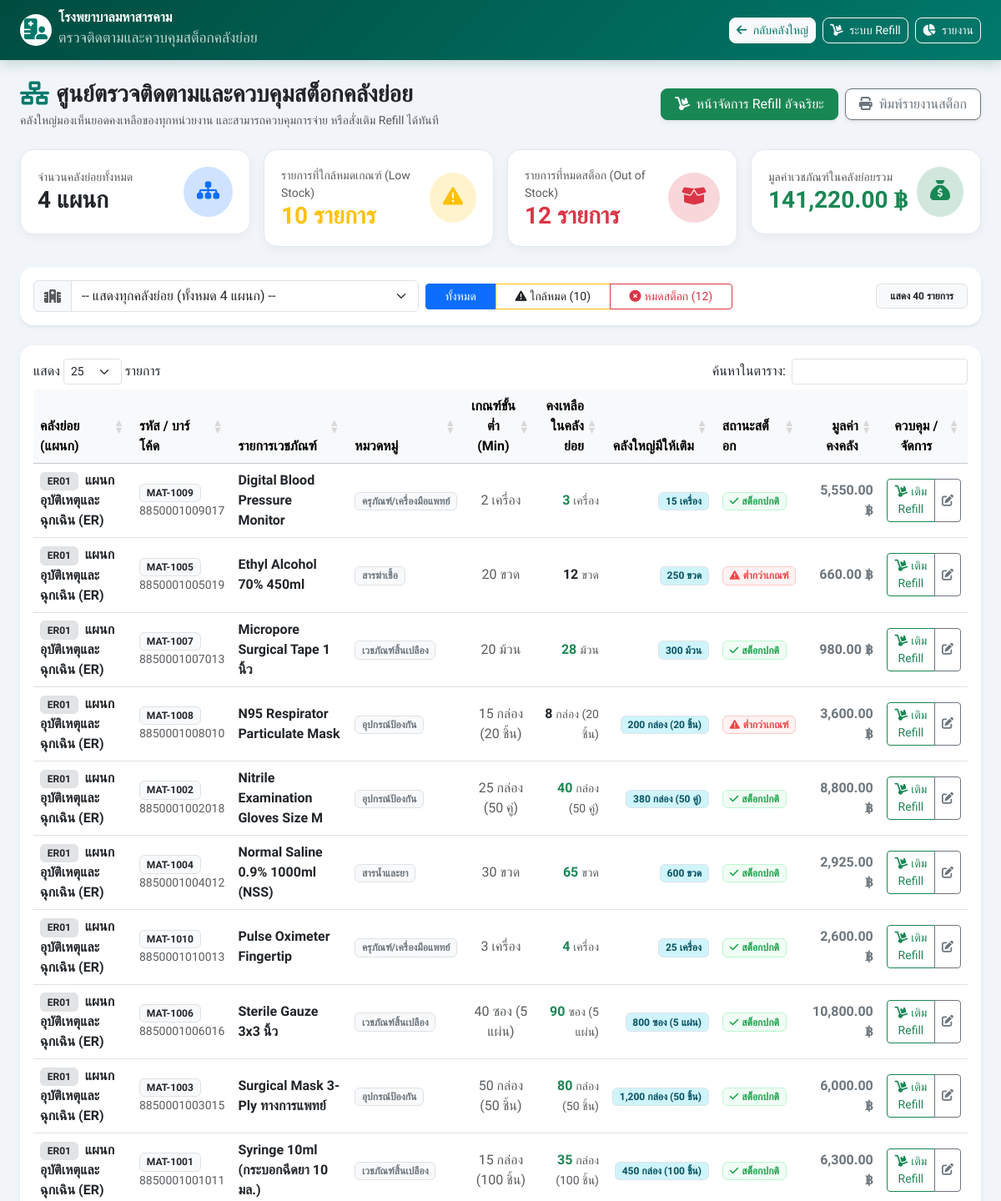
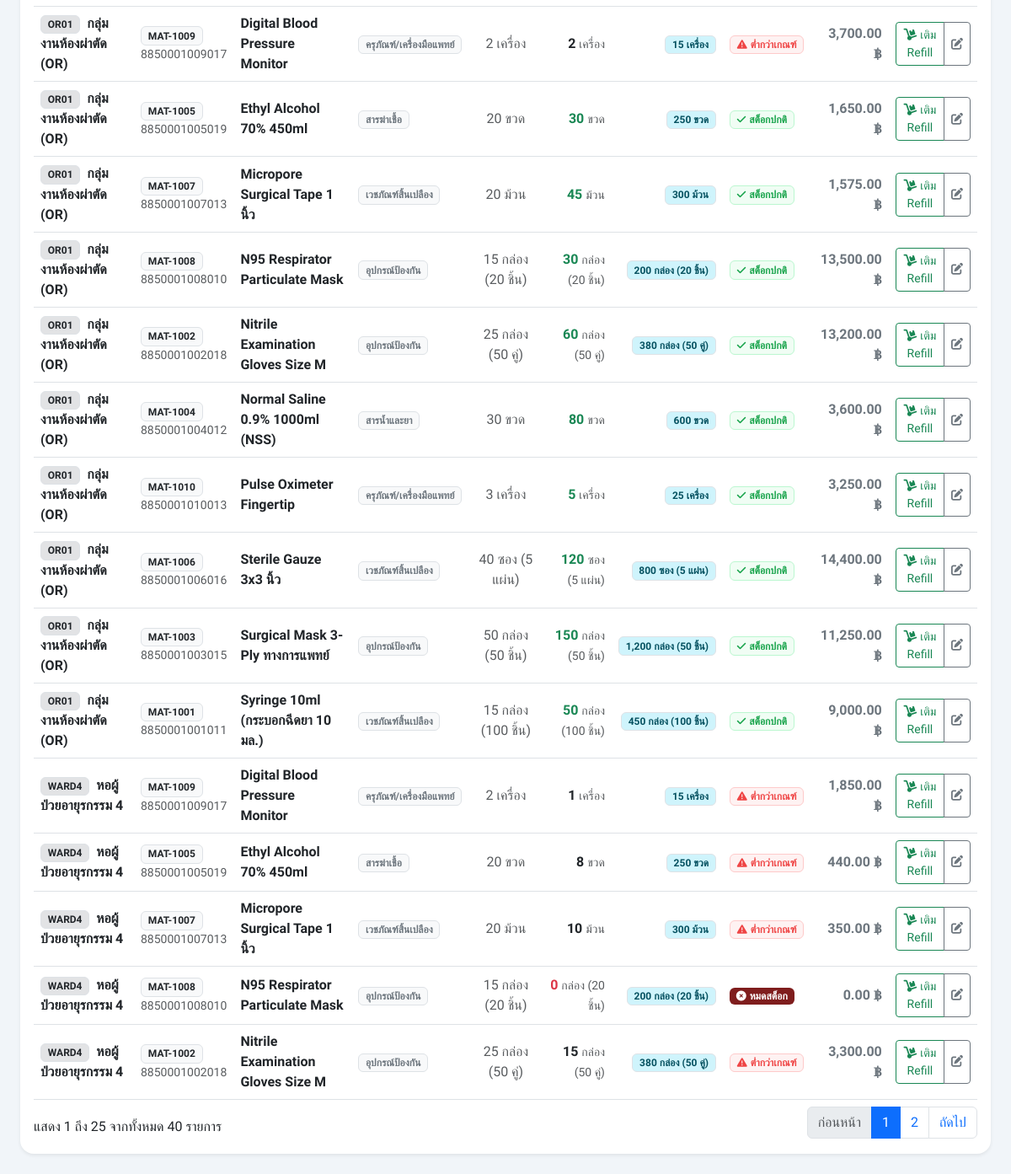
The app's page /admin/subunits_stock.php (signed in) with its own data (2 pictures, top to bottom).
### tables this page shows
CREATE TABLE `units` (
    `unit_id` INT AUTO_INCREMENT PRIMARY KEY,
    `unit_code` VARCHAR(50) NOT NULL UNIQUE,
    `unit_name` VARCHAR(150) NOT NULL,
    `phone` VARCHAR(50) DEFAULT NULL,
    `location` VARCHAR(150) DEFAULT NULL,
    `created_at` TIMESTAMP DEFAULT CURRENT_TIMESTAMP
);

CREATE TABLE `materials` (
    `material_id` INT AUTO_INCREMENT PRIMARY KEY,
    `material_code` VARCHAR(100) NOT NULL UNIQUE,
    `barcode` VARCHAR(100) NULL,
    `material_name` VARCHAR(200) NOT NULL,
    `category` VARCHAR(100) DEFAULT 'เวชภัณฑ์สิ้นเปลือง',
    `unit_unit` VARCHAR(50) NOT NULL DEFAULT 'ชิ้น',
    `unit_price` DECIMAL(10,2) NOT NULL DEFAULT 0.00,
    `supplier` VARCHAR(150) NULL DEFAULT 'องค์การเภสัชกรรม (GPO)',
    `lot_no` VARCHAR(100) NULL,
    `exp_date` DATE NULL,
    `min_stock` INT DEFAULT 10,
    `description` TEXT NULL,
    `created_at` TIMESTAMP DEFAULT CURRENT_TIMESTAMP
);

### config.php (called while the page is built, shortened)
<?php
function h($string) {
    return htmlspecialchars($string ?? '', ENT_QUOTES, 'UTF-8');
}
    ?>

### admin/subunits_stock.php (the view, shortened to what this page needs)
<?php
require_once __DIR__ . '/../config.php';
$selected_unit_id = isset($_GET['unit_id']) ? (int)$_GET['unit_id'] : 0;
$filter_status = $_GET['status'] ?? 'all';
$sub_units = $pdo->query("SELECT * FROM units WHERE unit_id != 1 ORDER BY unit_id ASC")->fetchAll();
$query = "
    SELECT u.unit_id, u.unit_code, u.unit_name, u.location,
           m.material_id, m.material_code, m.barcode, m.material_name, m.category, m.unit_unit, m.min_stock, m.unit_price,
           COALESCE(us.quantity, 0) AS unit_stock,
           COALESCE(c_us.quantity, 0) AS central_stock
    FROM units u
    CROSS JOIN materials m
    LEFT JOIN unit_stocks us ON u.unit_id = us.unit_id AND m.material_id = us.material_id
    LEFT JOIN unit_stocks c_us ON c_us.unit_id = 1 AND m.material_id = c_us.material_id
    WHERE u.unit_id != 1
";
$params = [];
$query .= " ORDER BY u.unit_id ASC, m.material_name ASC";
$stmt = $pdo->prepare($query);
$stmt->execute($params);
$raw_stocks = $stmt->fetchAll();
$stock_rows = [];
$low_stock_count = 0;
$empty_stock_count = 0;
$total_subunit_value = 0;
foreach ($raw_stocks as $row) {
    $qty = (int)$row['unit_stock'];
    $min = (int)$row['min_stock'];
    $val = $qty * (float)$row['unit_price'];
    $total_subunit_value += $val;
    if ($qty === 0) {
        $empty_stock_count++;
    } elseif ($qty <= $min) {
        $low_stock_count++;
    }
    $stock_rows[] = $row;
}
?>
<!DOCTYPE html>
<html lang="th">
<head>
    <link href="https://cdn.jsdelivr.net/npm/bootstrap@5.3.2/dist/css/bootstrap.min.css" rel="stylesheet">
    <link href="https://cdnjs.cloudflare.com/ajax/libs/font-awesome/6.5.1/css/all.min.css" rel="stylesheet">
    <link href="https://cdn.datatables.net/1.13.7/css/dataTables.bootstrap5.min.css" rel="stylesheet">
</head>
<body>
<nav class="navbar navbar-expand-lg navbar-dark navbar-mhk sticky-top py-2">
    <div class="container-fluid px-lg-4">
        <a class="navbar-brand d-flex align-items-center" href="dashboard.php">
            <span class="bg-white text-success rounded-circle p-2 me-2 d-inline-flex align-items-center justify-content-center" style="width: 38px; height: 38px;">
                <i class="fa-solid fa-hospital-user fa-lg" style="color: #00796b;"></i>
            </span>
            <div>
                <span class="fw-bold d-block lh-1 fs-6 fs-md-5">โรงพยาบาลมหาสารคาม</span>
                <span class="small opacity-75 fs-7">ตรวจติดตามและควบคุมสต็อกคลังย่อย</span>
            </div>
        </a>
        <div class="d-flex align-items-center gap-2">
            <a href="dashboard.php" class="btn btn-sm btn-light text-teal fw-medium rounded-3" style="color: #00796b;">
                <i class="fa-solid fa-arrow-left me-1"></i> กลับคลังใหญ่
            </a>
            <a href="refill.php" class="btn btn-sm btn-outline-light rounded-3">
                <i class="fa-solid fa-dolly me-1"></i> ระบบ Refill
            </a>
            <a href="reports.php" class="btn btn-sm btn-outline-light rounded-3">
                <i class="fa-solid fa-chart-pie me-1"></i> รายงาน
            </a>
        </div>
    </div>
</nav>
<div class="container-fluid py-4 px-lg-4">
    <div class="d-flex flex-column flex-md-row justify-content-between align-items-md-center gap-3 mb-4">
        <div>
            <h3 class="fw-bold text-dark mb-1">
                <i class="fa-solid fa-network-wired text-teal me-2" style="color: #00796b;"></i>ศูนย์ตรวจติดตามและควบคุมสต็อกคลังย่อย
            </h3>
            <p class="text-muted small mb-0">คลังใหญ่มองเห็นยอดคงเหลือของทุกหน่วยงาน และสามารถควบคุมการจ่าย หรือสั่งเติม Refill ได้ทันที</p>
        </div>
        <div class="d-flex gap-2">
            <a href="refill.php" class="btn btn-success rounded-3 shadow-sm px-3">
                <i class="fa-solid fa-dolly me-1"></i> หน้าจัดการ Refill อัจฉริยะ
            </a>
            <button class="btn btn-outline-secondary bg-white rounded-3 shadow-sm px-3" onclick="window.print();">
                <i class="fa-solid fa-print me-1"></i> พิมพ์รายงานสต็อก
            </button>
        </div>
    </div>
    <div class="row g-3 mb-4">
        <div class="col-sm-6 col-xl-3">
            <div class="stat-card d-flex align-items-center justify-content-between">
                <div>
                    <span class="text-muted small d-block">จำนวนคลังย่อยทั้งหมด</span>
                    <h3 class="fw-bold text-dark mb-0"><?= count($sub_units) ?> แผนก</h3>
                </div>
                <div class="bg-primary-subtle text-primary p-3 rounded-circle">
                    <i class="fa-solid fa-sitemap fs-4"></i>
                </div>
            </div>
        </div>
        <div class="col-sm-6 col-xl-3">
            <div class="stat-card d-flex align-items-center justify-content-between">
                <div>
                    <span class="text-muted small d-block">รายการที่ใกล้หมดเกณฑ์ (Low Stock)</span>
                    <h3 class="fw-bold text-warning mb-0"><?= number_format($low_stock_count) ?> รายการ</h3>
                </div>
                <div class="bg-warning-subtle text-warning p-3 rounded-circle">
                    <i class="fa-solid fa-triangle-exclamation fs-4"></i>
                </div>
            </div>
        </div>
        <div class="col-sm-6 col-xl-3">
            <div class="stat-card d-flex align-items-center justify-content-between">
                <div>
                    <span class="text-muted small d-block">รายการที่หมดสต็อก (Out of Stock)</span>
                    <h3 class="fw-bold text-danger mb-0"><?= number_format($empty_stock_count) ?> รายการ</h3>
                </div>
                <div class="bg-danger-subtle text-danger p-3 rounded-circle">
                    <i class="fa-solid fa-box-open fs-4"></i>
                </div>
            </div>
        </div>
        <div class="col-sm-6 col-xl-3">
            <div class="stat-card d-flex align-items-center justify-content-between">
                <div>
                    <span class="text-muted small d-block">มูลค่าเวชภัณฑ์ในคลังย่อยรวม</span>
                    <h3 class="fw-bold text-success mb-0"><?= number_format($total_subunit_value, 2) ?> ฿</h3>
                </div>
                <div class="bg-success-subtle text-success p-3 rounded-circle">
                    <i class="fa-solid fa-sack-dollar fs-4"></i>
                </div>
            </div>
        </div>
    </div>
    <div class="card border-0 shadow-sm rounded-4 p-3 mb-4 bg-white">
        <form method="GET" class="row g-2 align-items-center">
            <div class="col-md-5">
                <div class="input-group">
                    <span class="input-group-text bg-light text-muted"><i class="fa-solid fa-hospital"></i></span>
                    <select name="unit_id" class="form-select" onchange="this.form.submit()">
                        <option value="0">-- แสดงทุกคลังย่อย (ทั้งหมด <?= count($sub_units) ?> แผนก) --</option>
                    </select>
                </div>
            </div>
            <div class="col-md-4">
                <div class="btn-group w-100" role="group">
                    <a href="?unit_id=<?= $selected_unit_id ?>&status=all" class="btn btn-sm <?= $filter_status === 'all' ? 'btn-primary' : 'btn-outline-secondary' ?>">
                        ทั้งหมด
                    </a>
                    <a href="?unit_id=<?= $selected_unit_id ?>&status=low" class="btn btn-sm <?= $filter_status === 'low' ? 'btn-warning text-dark' : 'btn-outline-warning text-dark' ?>">
                        <i class="fa-solid fa-triangle-exclamation me-1"></i>ใกล้หมด (<?= $low_stock_count ?>)
                    </a>
                    <a href="?unit_id=<?= $selected_unit_id ?>&status=empty" class="btn btn-sm <?= $filter_status === 'empty' ? 'btn-danger' : 'btn-outline-danger' ?>">
                        <i class="fa-solid fa-circle-xmark me-1"></i>หมดสต็อก (<?= $empty_stock_count ?>)
                    </a>
                </div>
            </div>
            <div class="col-md-3 text-md-end">
                <span class="badge bg-light text-dark border px-3 py-2">
                    แสดง <?= count($stock_rows) ?> รายการ
                </span>
            </div>
        </form>
    </div>
    <div class="card border-0 shadow-sm rounded-4 bg-white overflow-hidden">
        <div class="table-responsive p-3">
            <table class="table table-hover align-middle mb-0" id="subunitTable">
                <thead class="table-light">
                    <tr>
                        <th>คลังย่อย (แผนก)</th>
                        <th>รหัส / บาร์โค้ด</th>
                        <th>รายการเวชภัณฑ์</th>
                        <th>หมวดหมู่</th>
                        <th class="text-center">เกณฑ์ขั้นต่ำ (Min)</th>
                        <th class="text-end">คงเหลือในคลังย่อย</th>
                        <th class="text-end">คลังใหญ่มีให้เติม</th>
                        <th>สถานะสต็อก</th>
                        <th class="text-end">มูลค่าคงคลัง</th>
                        <th class="text-center">ควบคุม / จัดการ</th>
                    </tr>
                </thead>
                <tbody>
                    <?php if (empty($stock_rows)): ?>
                        <tr>
                            <td colspan="10" class="text-center py-5 text-muted">
                                <i class="fa-solid fa-box-open fs-2 d-block mb-2 text-secondary opacity-50"></i>
                                ไม่พบรายการเวชภัณฑ์ตามเงื่อนไขที่เลือก
                            </td>
                        </tr>
                    <?php else: ?>
                        <?php foreach ($stock_rows as $sr):
                            $u_qty = (int)$sr['unit_stock'];
                            $c_qty = (int)$sr['central_stock'];
                            $min   = (int)$sr['min_stock'];
                            $val   = $u_qty * (float)$sr['unit_price'];
                        ?>
                            <tr>
                                <td>
                                    <span class="badge bg-secondary-subtle text-dark border me-1"><?= h($sr['unit_code']) ?></span>
                                    <span class="fw-semibold text-dark"><?= h($sr['unit_name']) ?></span>
                                </td>
                                <td>
                                    <span class="badge bg-light text-dark border"><?= h($sr['material_code']) ?></span>
                                    <?php if (!empty($sr['barcode']) && $sr['barcode'] !== $sr['material_code']): ?>
                                        <small class="text-muted d-block"><?= h($sr['barcode']) ?></small>
                                    <?php endif; ?>
                                </td>
                                <td class="fw-semibold text-dark"><?= h($sr['material_name']) ?></td>
                                <td><span class="badge bg-light text-secondary border"><?= h($sr['category']) ?></span></td>
                                <td class="text-center text-muted"><?= number_format($min) ?> <?= h($sr['unit_unit']) ?></td>
                                <td class="text-end">
                                    <span class="fw-bold fs-6 <?= $u_qty === 0 ? 'text-danger' : ($u_qty <= $min ? 'text-warning text-dark' : 'text-success') ?>">
                                        <?= number_format($u_qty) ?>
                                    </span>
                                    <small class="text-muted"><?= h($sr['unit_unit']) ?></small>
                                </td>
                                <td class="text-end">
                                    <span class="badge <?= $c_qty > 0 ? 'bg-info-subtle text-info-emphasis border' : 'bg-light text-muted' ?>">
                                        <?= number_format($c_qty) ?> <?= h($sr['unit_unit']) ?>
                                    </span>
                                </td>
                                <td>
                                    <?php if ($u_qty === 0): ?>
                                        <span class="badge badge-empty-stock">
                                            <i class="fa-solid fa-circle-xmark me-1"></i>หมดสต็อก
                                        </span>
                                    <?php elseif ($u_qty <= $min): ?>
                                        <span class="badge badge-low-stock">
                                            <i class="fa-solid fa-triangle-exclamation me-1"></i>ต่ำกว่าเกณฑ์
                                        </span>
                                    <?php else: ?>
                                        <span class="badge badge-ok-stock">
                                            <i class="fa-solid fa-check me-1"></i>สต็อกปกติ
                                        </span>
                                    <?php endif; ?>
                                </td>
                                <td class="text-end fw-semibold text-secondary">
                                    <?= number_format($val, 2) ?> ฿
                                </td>
                                <td class="text-center">
                                    <div class="btn-group btn-group-sm">
                                        <button type="button" class="btn btn-outline-success"
                                                title="สั่ง Refill เติมเวชภัณฑ์ให้คลังย่อยนี้"
                                                onclick="openRefillModal(<?= $sr['unit_id'] ?>, '<?= h(addslashes($sr['unit_name'])) ?>', <?= $sr['material_id'] ?>, '<?= h(addslashes($sr['material_name'])) ?>', <?= $c_qty ?>, <?= $min ?>, <?= $u_qty ?>, '<?= h($sr['unit_unit']) ?>')">
                                            <i class="fa-solid fa-dolly me-1"></i>เติม Refill
                                        </button>
                                        <button type="button" class="btn btn-outline-secondary"
                                                title="ปรับยอดสต็อกคลังย่อย"
                                                onclick="openAdjustModal(<?= $sr['unit_id'] ?>, '<?= h(addslashes($sr['unit_name'])) ?>', <?= $sr['material_id'] ?>, '<?= h(addslashes($sr['material_name'])) ?>', <?= $u_qty ?>, '<?= h($sr['unit_unit']) ?>')">
                                            <i class="fa-solid fa-pen-to-square"></i>
                                        </button>
                                    </div>
                                </td>
                            </tr>
                        <?php endforeach; ?>
                    <?php endif; ?>
                </tbody>
            </table>
        </div>
    </div>
</div>
</body>
</html>

### admin/subunits_stock.php (style rules this page uses)
:root { --mhk-primary: #00796b; --mhk-primary-dark: #004d40; }
body { font-family: 'Sarabun', sans-serif; background-color: #f1f5f9; color: #1e293b; }
h1, h2, h3, h4, h5, .nav-link, .btn { font-family: 'Prompt', sans-serif; }
.navbar-mhk { background: linear-gradient(135deg, var(--mhk-primary-dark) 0%, var(--mhk-primary) 100%); box-shadow: 0 4px 15px rgba(0, 77, 64, 0.2); }
.stat-card { background: #ffffff; border-radius: 16px; padding: 20px; box-shadow: 0 4px 12px rgba(0,0,0,0.04); border: 1px solid #e2e8f0; }
.badge-low-stock { background-color: #fef2f2; color: #ef4444; border: 1px solid #fecaca; }
.badge-empty-stock { background-color: #7f1d1d; color: #ffffff; }
.badge-ok-stock { background-color: #f0fdf4; color: #16a34a; border: 1px solid #bbf7d0; }

### records on screen
units: unit_code "ER01", unit_name "แผนกอุบัติเหตุและฉุกเฉิน (ER)", materials.material_code "MAT-1009", materials.barcode "8850001009017", materials.material_name "Digital Blood Pressure Monitor", materials.category "ครุภัณฑ์/เครื่องมือแพทย์", materials.min_stock "2", materials.unit_unit "เครื่อง", u_qty "3", c_qty "15", shows "สต็อกปกติ", val "5,550.00", materials.material_code "MAT-1005", materials.barcode "8850001005019", materials.material_name "Ethyl Alcohol 70% 450ml", materials.category "สารฆ่าเชื้อ", materials.min_stock "20", materials.unit_unit "ขวด", u_qty "12", c_qty "250", val "660.00", materials.material_code "MAT-1007", materials.barcode "8850001007013", materials.material_name "Micropore Surgical Tape 1 นิ้ว", materials.category "เวชภัณฑ์สิ้นเปลือง", materials.unit_unit "ม้วน", u_qty "28", c_qty "300", val "980.00", materials.material_code "MAT-1008", materials.barcode "8850001008010", materials.material_name "N95 Respirator Particulate Mask", materials.category "อุปกรณ์ป้องกัน", materials.min_stock "15", materials.unit_unit "กล่อง (20 ชิ้น)", u_qty "8", c_qty "200", val "3,600.00", materials.material_code "MAT-1002", materials.barcode "8850001002018", materials.material_name "Nitrile Examination Gloves Size M", materials.min_stock "25", materials.unit_unit "กล่อง (50 คู่)", u_qty "40", c_qty "380", val "8,800.00", materials.material_code "MAT-1004", materials.barcode "8850001004012", materials.material_name "Normal Saline 0.9% 1000ml (NSS)", materials.category "สารน้ำและยา", materials.min_stock "30", u_qty "65", c_qty "600", val "2,925.00", materials.material_code "MAT-1010", materials.barcode "8850001010013", materials.material_name "Pulse Oximeter Fingertip", materials.min_stock "3", u_qty "4", c_qty "25", val "2,600.00", materials.material_code "MAT-1006", materials.barcode "8850001006016", materials.material_name "Sterile Gauze 3x3 นิ้ว", materials.min_stock "40", materials.unit_unit "ซอง (5 แผ่น)", u_qty "90", c_qty "800", val "10,800.00", materials.material_code "MAT-1003", materials.barcode "8850001003015", materials.material_name "Surgical Mask 3-Ply ทางการแพทย์", materials.min_stock "50", materials.unit_unit "กล่อง (50 ชิ้น)", u_qty "80", c_qty "1,200", val "6,000.00", materials.material_code "MAT-1001", materials.barcode "8850001001011", materials.material_name "Syringe 10ml (กระบอกฉีดยา 10 มล.)", materials.unit_unit "กล่อง (100 ชิ้น)", u_qty "35", c_qty "450", val "6,300.00"
units: unit_code "OR01", unit_name "กลุ่มงานห้องผ่าตัด (OR)", materials.material_code "MAT-1009", materials.barcode "8850001009017", materials.material_name "Digital Blood Pressure Monitor", materials.category "ครุภัณฑ์/เครื่องมือแพทย์", materials.min_stock "2", materials.unit_unit "เครื่อง", u_qty "2", c_qty "15", shows "ต่ำกว่าเกณฑ์", val "3,700.00", materials.material_code "MAT-1005", materials.barcode "8850001005019", materials.material_name "Ethyl Alcohol 70% 450ml", materials.category "สารฆ่าเชื้อ", materials.min_stock "20", materials.unit_unit "ขวด", u_qty "30", c_qty "250", val "1,650.00", materials.material_code "MAT-1007", materials.barcode "8850001007013", materials.material_name "Micropore Surgical Tape 1 นิ้ว", materials.category "เวชภัณฑ์สิ้นเปลือง", materials.unit_unit "ม้วน", u_qty "45", c_qty "300", val "1,575.00", materials.material_code "MAT-1008", materials.barcode "8850001008010", materials.material_name "N95 Respirator Particulate Mask", materials.category "อุปกรณ์ป้องกัน", materials.min_stock "15", materials.unit_unit "กล่อง (20 ชิ้น)", c_qty "200", val "13,500.00", materials.material_code "MAT-1002", materials.barcode "8850001002018", materials.material_name "Nitrile Examination Gloves Size M", materials.min_stock "25", materials.unit_unit "กล่อง (50 คู่)", u_qty "60", c_qty "380", val "13,200.00", materials.material_code "MAT-1004", materials.barcode "8850001004012", materials.material_name "Normal Saline 0.9% 1000ml (NSS)", materials.category "สารน้ำและยา", materials.min_stock "30", u_qty "80", c_qty "600", val "3,600.00", materials.material_code "MAT-1010", materials.barcode "8850001010013", materials.material_name "Pulse Oximeter Fingertip", materials.min_stock "3", u_qty "5", c_qty "25", val "3,250.00", materials.material_code "MAT-1006", materials.barcode "8850001006016", materials.material_name "Sterile Gauze 3x3 นิ้ว", materials.min_stock "40", materials.unit_unit "ซอง (5 แผ่น)", u_qty "120", c_qty "800", val "14,400.00", materials.material_code "MAT-1003", materials.barcode "8850001003015", materials.material_name "Surgical Mask 3-Ply ทางการแพทย์", materials.min_stock "50", materials.unit_unit "กล่อง (50 ชิ้น)", u_qty "150", c_qty "1,200", val "11,250.00", materials.material_code "MAT-1001", materials.barcode "8850001001011", materials.material_name "Syringe 10ml (กระบอกฉีดยา 10 มล.)", materials.unit_unit "กล่อง (100 ชิ้น)", u_qty "50", c_qty "450", val "9,000.00"
units: unit_code "WARD4", unit_name "หอผู้ป่วยอายุรกรรม 4", materials.material_code "MAT-1009", materials.barcode "8850001009017", materials.material_name "Digital Blood Pressure Monitor", materials.category "ครุภัณฑ์/เครื่องมือแพทย์", materials.min_stock "2", materials.unit_unit "เครื่อง", u_qty "1", c_qty "15", shows "ต่ำกว่าเกณฑ์", val "1,850.00", materials.material_code "MAT-1005", materials.barcode "8850001005019", materials.material_name "Ethyl Alcohol 70% 450ml", materials.category "สารฆ่าเชื้อ", materials.min_stock "20", materials.unit_unit "ขวด", u_qty "8", c_qty "250", val "440.00", materials.material_code "MAT-1007", materials.barcode "8850001007013", materials.material_name "Micropore Surgical Tape 1 นิ้ว", materials.category "เวชภัณฑ์สิ้นเปลือง", materials.unit_unit "ม้วน", u_qty "10", c_qty "300", val "350.00", materials.material_code "MAT-1008", materials.barcode "8850001008010", materials.material_name "N95 Respirator Particulate Mask", materials.category "อุปกรณ์ป้องกัน", materials.min_stock "15", materials.unit_unit "กล่อง (20 ชิ้น)", u_qty "0", c_qty "200", val "0.00", materials.material_code "MAT-1002", materials.barcode "8850001002018", materials.material_name "Nitrile Examination Gloves Size M", materials.min_stock "25", materials.unit_unit "กล่อง (50 คู่)", u_qty "15", c_qty "380", val "3,300.00"

### other values on screen
count($sub_units) "4"
$low_stock_count "10"
$empty_stock_count "12"
$total_subunit_value "141,220.00"
count($stock_rows) "40"
